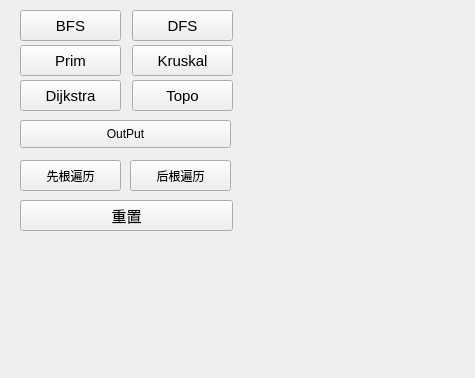
<?xml version="1.0" encoding="UTF-8"?>
<ui version="4.0">
 <class>GraphUI</class>
 <widget class="QWidget" name="GraphUI">
  <property name="geometry">
   <rect>
    <x>0</x>
    <y>0</y>
    <width>475</width>
    <height>378</height>
   </rect>
  </property>
  <property name="windowTitle">
   <string>Form</string>
  </property>
  <widget class="QPushButton" name="BFSpushButton">
   <property name="geometry">
    <rect>
     <x>20</x>
     <y>10</y>
     <width>101</width>
     <height>31</height>
    </rect>
   </property>
   <property name="font">
    <font>
     <pointsize>11</pointsize>
     <weight>50</weight>
     <bold>false</bold>
    </font>
   </property>
   <property name="text">
    <string>BFS</string>
   </property>
  </widget>
  <widget class="QPushButton" name="DFSpushButton">
   <property name="geometry">
    <rect>
     <x>132</x>
     <y>10</y>
     <width>101</width>
     <height>31</height>
    </rect>
   </property>
   <property name="font">
    <font>
     <pointsize>11</pointsize>
     <weight>50</weight>
     <bold>false</bold>
    </font>
   </property>
   <property name="text">
    <string>DFS</string>
   </property>
  </widget>
  <widget class="QPushButton" name="DjpushButton">
   <property name="geometry">
    <rect>
     <x>20</x>
     <y>80</y>
     <width>101</width>
     <height>31</height>
    </rect>
   </property>
   <property name="font">
    <font>
     <pointsize>11</pointsize>
     <weight>50</weight>
     <bold>false</bold>
    </font>
   </property>
   <property name="text">
    <string>Dijkstra</string>
   </property>
  </widget>
  <widget class="QPushButton" name="ResetpushButton">
   <property name="geometry">
    <rect>
     <x>20</x>
     <y>200</y>
     <width>213</width>
     <height>31</height>
    </rect>
   </property>
   <property name="font">
    <font>
     <pointsize>11</pointsize>
     <weight>50</weight>
     <bold>false</bold>
    </font>
   </property>
   <property name="text">
    <string>重置</string>
   </property>
  </widget>
  <widget class="QPushButton" name="PrimpushButton">
   <property name="geometry">
    <rect>
     <x>20</x>
     <y>45</y>
     <width>101</width>
     <height>31</height>
    </rect>
   </property>
   <property name="font">
    <font>
     <pointsize>11</pointsize>
     <weight>50</weight>
     <bold>false</bold>
    </font>
   </property>
   <property name="text">
    <string>Prim</string>
   </property>
  </widget>
  <widget class="QPushButton" name="pushButton">
   <property name="geometry">
    <rect>
     <x>132</x>
     <y>45</y>
     <width>101</width>
     <height>31</height>
    </rect>
   </property>
   <property name="font">
    <font>
     <pointsize>11</pointsize>
     <weight>50</weight>
     <bold>false</bold>
    </font>
   </property>
   <property name="text">
    <string>Kruskal</string>
   </property>
  </widget>
  <widget class="QPushButton" name="TopoButton">
   <property name="geometry">
    <rect>
     <x>132</x>
     <y>80</y>
     <width>101</width>
     <height>31</height>
    </rect>
   </property>
   <property name="font">
    <font>
     <pointsize>11</pointsize>
     <weight>50</weight>
     <bold>false</bold>
    </font>
   </property>
   <property name="text">
    <string>Topo</string>
   </property>
  </widget>
  <widget class="QPushButton" name="outPutButton">
   <property name="geometry">
    <rect>
     <x>20</x>
     <y>120</y>
     <width>211</width>
     <height>28</height>
    </rect>
   </property>
   <property name="text">
    <string>OutPut</string>
   </property>
  </widget>
  <widget class="QPushButton" name="pushButton_2">
   <property name="geometry">
    <rect>
     <x>20</x>
     <y>160</y>
     <width>101</width>
     <height>31</height>
    </rect>
   </property>
   <property name="text">
    <string>先根遍历</string>
   </property>
  </widget>
  <widget class="QPushButton" name="pushButton_3">
   <property name="geometry">
    <rect>
     <x>130</x>
     <y>160</y>
     <width>101</width>
     <height>31</height>
    </rect>
   </property>
   <property name="text">
    <string>后根遍历</string>
   </property>
  </widget>
 </widget>
 <resources/>
 <connections>
  <connection>
   <sender>DFSpushButton</sender>
   <signal>clicked()</signal>
   <receiver>GraphUI</receiver>
   <slot>on_dfs_btn_clicked()</slot>
   <hints>
    <hint type="sourcelabel">
     <x>70</x>
     <y>17</y>
    </hint>
    <hint type="destinationlabel">
     <x>140</x>
     <y>11</y>
    </hint>
   </hints>
  </connection>
  <connection>
   <sender>BFSpushButton</sender>
   <signal>clicked()</signal>
   <receiver>GraphUI</receiver>
   <slot>on_bfs_btn_clicked()</slot>
   <hints>
    <hint type="sourcelabel">
     <x>76</x>
     <y>57</y>
    </hint>
    <hint type="destinationlabel">
     <x>139</x>
     <y>50</y>
    </hint>
   </hints>
  </connection>
  <connection>
   <sender>PrimpushButton</sender>
   <signal>clicked()</signal>
   <receiver>GraphUI</receiver>
   <slot>on_prim_btn_clicked()</slot>
   <hints>
    <hint type="sourcelabel">
     <x>84</x>
     <y>95</y>
    </hint>
    <hint type="destinationlabel">
     <x>138</x>
     <y>90</y>
    </hint>
   </hints>
  </connection>
  <connection>
   <sender>pushButton</sender>
   <signal>clicked()</signal>
   <receiver>GraphUI</receiver>
   <slot>on_kruskal_btn_clicked()</slot>
   <hints>
    <hint type="sourcelabel">
     <x>63</x>
     <y>140</y>
    </hint>
    <hint type="destinationlabel">
     <x>135</x>
     <y>132</y>
    </hint>
   </hints>
  </connection>
  <connection>
   <sender>DjpushButton</sender>
   <signal>clicked()</signal>
   <receiver>GraphUI</receiver>
   <slot>on_dijkstra_btn_clicked()</slot>
   <hints>
    <hint type="sourcelabel">
     <x>95</x>
     <y>182</y>
    </hint>
    <hint type="destinationlabel">
     <x>135</x>
     <y>170</y>
    </hint>
   </hints>
  </connection>
  <connection>
   <sender>TopoButton</sender>
   <signal>clicked()</signal>
   <receiver>GraphUI</receiver>
   <slot>on_topologicalSorting_btn_clicked()</slot>
   <hints>
    <hint type="sourcelabel">
     <x>93</x>
     <y>219</y>
    </hint>
    <hint type="destinationlabel">
     <x>134</x>
     <y>210</y>
    </hint>
   </hints>
  </connection>
  <connection>
   <sender>ResetpushButton</sender>
   <signal>clicked()</signal>
   <receiver>GraphUI</receiver>
   <slot>on_reset_btn_clicked()</slot>
   <hints>
    <hint type="sourcelabel">
     <x>85</x>
     <y>230</y>
    </hint>
    <hint type="destinationlabel">
     <x>132</x>
     <y>251</y>
    </hint>
   </hints>
  </connection>
  <connection>
   <sender>outPutButton</sender>
   <signal>clicked()</signal>
   <receiver>GraphUI</receiver>
   <slot>on_outPut_btn_clicked()</slot>
   <hints>
    <hint type="sourcelabel">
     <x>113</x>
     <y>126</y>
    </hint>
    <hint type="destinationlabel">
     <x>256</x>
     <y>131</y>
    </hint>
   </hints>
  </connection>
  <connection>
   <sender>pushButton_2</sender>
   <signal>clicked()</signal>
   <receiver>GraphUI</receiver>
   <slot>on_first_btn_clicked()</slot>
   <hints>
    <hint type="sourcelabel">
     <x>43</x>
     <y>179</y>
    </hint>
    <hint type="destinationlabel">
     <x>77</x>
     <y>315</y>
    </hint>
   </hints>
  </connection>
  <connection>
   <sender>pushButton_3</sender>
   <signal>clicked()</signal>
   <receiver>GraphUI</receiver>
   <slot>on_last_btn_clicked()</slot>
   <hints>
    <hint type="sourcelabel">
     <x>199</x>
     <y>182</y>
    </hint>
    <hint type="destinationlabel">
     <x>321</x>
     <y>283</y>
    </hint>
   </hints>
  </connection>
 </connections>
 <slots>
  <slot>on_bfs_btn_clicked()</slot>
  <slot>on_dfs_btn_clicked()</slot>
  <slot>on_dijkstra_btn_clicked()</slot>
  <slot>on_reset_btn_clicked()</slot>
  <slot>on_prim_btn_clicked()</slot>
  <slot>on_kruskal_btn_clicked()</slot>
  <slot>on_topologicalSorting_btn_clicked()</slot>
  <slot>on_outPut_btn_clicked()</slot>
  <slot>on_first_btn_clicked()</slot>
  <slot>on_last_btn_clicked()</slot>
 </slots>
</ui>
